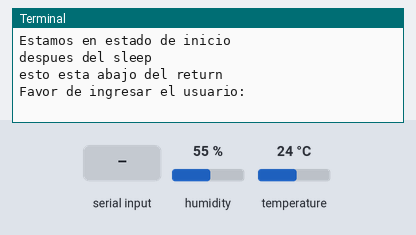
Bench run of a program on a simulated Raspberry Pi (BCM pin numbers). Parts: the last lines printed to the terminal. The inputs (shaded band) are chosen by the test bench; at power-on: humidity 55 %, temperature 24 °C. Files the program writes start out absent; the clock reads 2024-03-15 10:24:30 at power-on unless the program sets it. At 6.8 s the program stops and its outputs stay as they are.

Above: at 3.2 s.
3.3 s: "admin" typed at the terminal, then Enter
At 3.8 s:
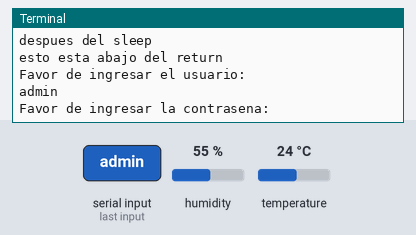
4.8 s: "1234" typed at the terminal, then Enter
At 6.0 s:
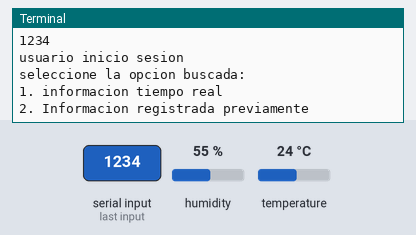
6.3 s: "1" typed at the terminal, then Enter
At 7.4 s:
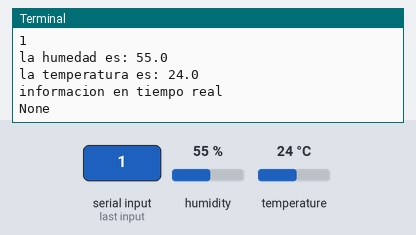

Measured:
- after the input at 3.3 s, the terminal: prints a new line at once (image 1)
- after the input at 4.8 s, the terminal: prints a new line at once (image 2)
- after the input at 6.3 s, the terminal: prints a new line at once (image 3)

The program:

archivolocal.py
```python
import time
import Adafruit_DHT
import datetime

#C:\Users\NGRoboticsAdmin\AppData\Local\Programs\Python\Python37\python.exe C:\Users\NGRoboticsAdmin\Desktop\archivolocal.py
##===========================Maquina de estados nivel 1===================##
def inicio():
    print("Estamos en estado de inicio")
    time.sleep(2)
    print("despues del sleep")
    #return([1,3,4])
    print("esto esta abajo del return")
    inicio_sesion()

def inicio_sesion():
    usuario=input("Favor de ingresar el usuario: ")
    contrasena=input("Favor de ingresar la contrasena: ")
    print(usuario)
    print(contrasena)
    if(usuario=="admin" and contrasena=="1234"):
        sesion_iniciada()
    else:
        print("usuario o contrasena incorrecta")
        inicio()

def tiempo_real():
    hum, tem = Adafruit_DHT.read_retry(11, 17)
    print("la humedad es: {}".format(hum))
    print("la temperatura es: {}".format(tem))
    print("informacion en tiempo real")
    ts=time.time()
    st = datetime.datetime.fromtimestamp(ts).strftime('%Y-%m-%d %H:%M:%S')
    with open('registro.txt',mode='w+') as f:
        f.write("En el tiempo {}, la humedad es: {}, la temperatura es: {}".format(st,hum,tem))

def informacion_recopilada():
    print("informacion registrada previamente")

def sesion_iniciada():
    print("usuario inicio sesion")
    opcion_seleccionada=input("seleccione la opcion buscada: \n1. informacion tiempo real \n2. Informacion registrada previamente")
    if(opcion_seleccionada=="1"):
        tiempo_real()
    elif(opcion_seleccionado=="2"):
        informacion_recopilada()
    else:
        print("la opcion seleccionada no esta disponible")
        sesion_iniciada()

x=inicio()
print(x)
```
